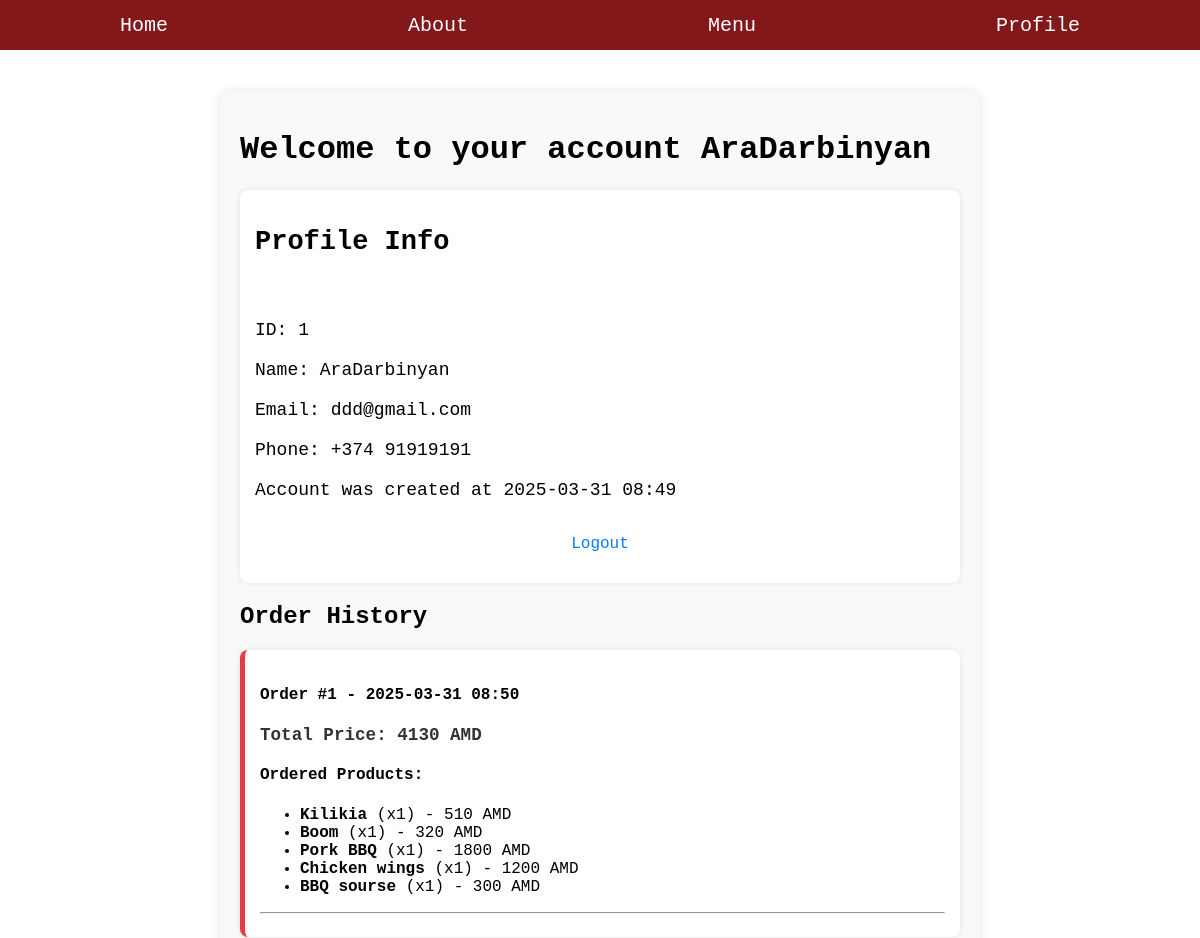
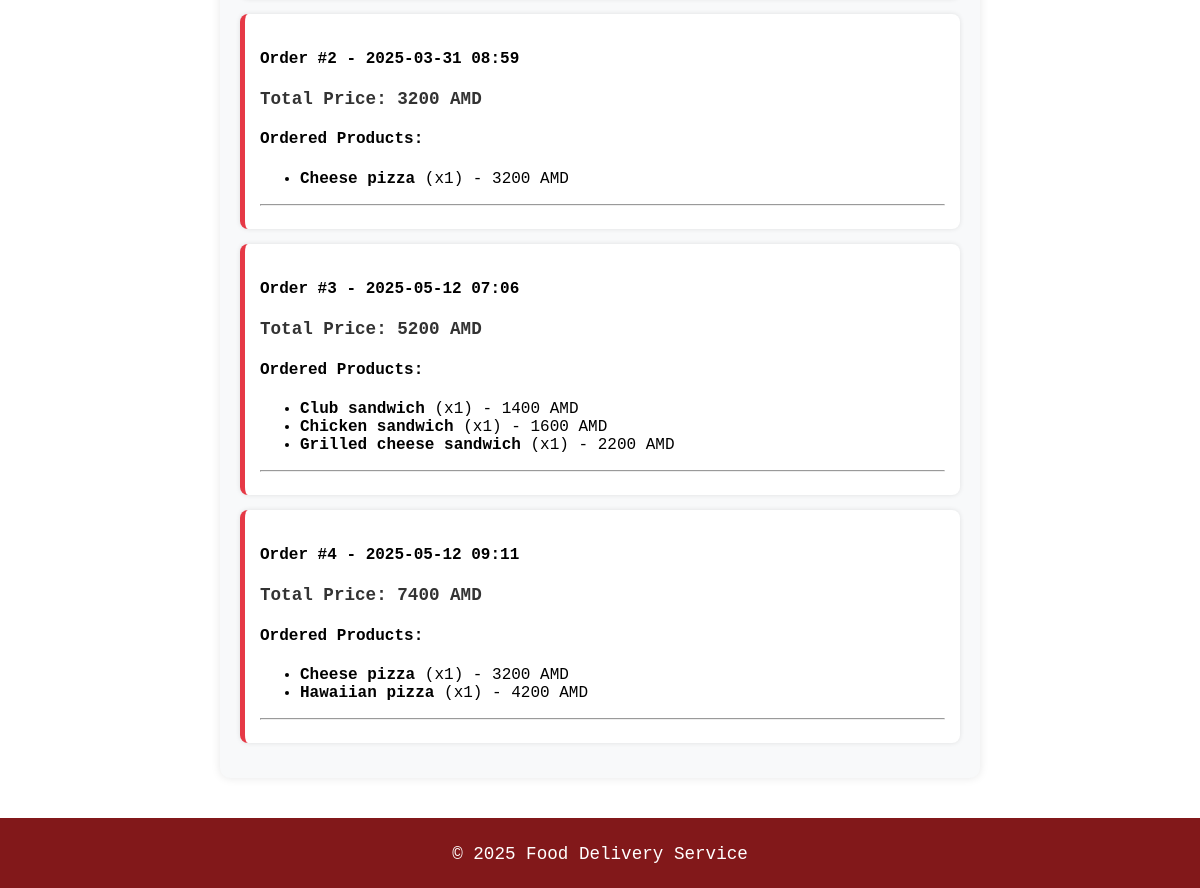
The app's page /profile/ (signed in) with its own data (2 pictures, top to bottom).
### models.py (models this page shows, shortened)
class Customer(db.Model, UserMixin):
    __tablename__ = 'Customer'
    id = db.Column(db.Integer, primary_key=True)
    name = db.Column(db.String(80), nullable=False)
    email = db.Column(db.String(80), nullable=False)
    phone = db.Column(db.String(80), nullable=False)
    password = db.Column(db.String(80), nullable=False)
    created_at = db.Column(db.DateTime, default=datetime.utcnow)

class Product(db.Model):
    __tablename__ = 'Product'
    id = db.Column(db.Integer, primary_key=True)
    name = db.Column(db.String(80), nullable=False)
    category = db.Column(db.String(80), nullable=False)
    description = db.Column(db.String(120))
    price = db.Column(db.Integer, nullable=False)
    image_path = db.Column(db.String(80), nullable=False)

### app.py (the view)
@app.route('/profile/', methods=['GET', 'POST'])
@login_required
def profile():
    if current_user.is_authenticated:
        customer = Customer.query.filter_by(id=current_user.id).first()
        past_carts = Cart.query.filter_by(customer_id=current_user.id, ordered=True).all()
        if not past_carts:
            flash("You have no past orders.", "info")
        orders = []
        for cart in past_carts:
            cart_products = CartProduct.query.filter_by(cart_id=cart.id).all()
            products = [{
                "name": Product.query.get(item.product_id).name,
                "quantity": item.quantity,
                "price": Product.query.get(item.product_id).price * item.quantity
            } for item in cart_products]
            order_details = {
                "id": cart.id,
                "created_at": cart.created_at.strftime('%Y-%m-%d %H:%M'),
                "total_price": sum(item["price"] for item in products),
                "products": products
            }
            orders.append(order_details)
        return render_template('profile.html', customer=customer, orders=orders)
    else:
        return redirect(url_for('login'))

### app.py (called while the page is built)
@login_meneger.user_loader
def load_user(user_id):
    return Customer.query.get(int(user_id))

### templates/profile.html (shortened to what this page needs)
{% extends 'base.html' %}
{% block content %}
<div class="profile-container">
    <h1>Welcome to your account {{customer.name}}</h1>
    <div class="profile-info">
        <h2>Profile Info</h2><br><br>
        ID: {{customer.id}} <br></br>
        Name: {{customer.name}} <br></br>
        Email: {{customer.email}} <br></br>
        Phone: {{customer.phone}} <br></br>
        Account was created at {{customer.created_at.strftime('%Y-%m-%d %H:%M')}} <br></br>
        <a href="{{ url_for('logout') }}">Logout</a>
    </div>
    <div class="order-history">
        <h2>Order History</h2>
        {% if orders %}
        {% for order in orders %}
        <div class="order-container">
            <h4>Order #{{ order.id }} - {{ order.created_at }}</h4>
            <p><b>Total Price:</b> {{ order.total_price }} AMD</p>
            <h4>Ordered Products:</h4>
            <ul>
                {% for product in order.products %}
                <li>
                    <b>{{ product.name }}</b> (x{{ product.quantity }}) - {{ product.price }} AMD
                </li>
                {% endfor %}
            </ul>
            <hr>
        </div>
        {% endfor %}
        {% else %}
        <p>You have no orders yet.</p>
        {% endif %}
    </div>
</div>
{% endblock %}

### static/css/style.css (style rules this page uses)
html, body { height: 100%; margin: 0; display: flex; flex-direction: column; font-family: 'Courier New', Courier; }
p { font-size: 1.1em; margin-bottom: 15px; text-align: justify; }
a { display: block; text-align: center; margin-top: 15px; margin-bottom: 15px; font-size: 16px; color: #007bff; text-decoration: none; }
.profile-info { display: block; margin-left: auto; margin-right: auto; align-self: center; }
.profile-container { width: 60%; margin: 40px auto; padding: 20px; background: #f8f9fa; border-radius: 10px; box-shadow: 0px 0px 10px rgba(0, 0, 0, 0.1); }
.profile-info { text-align: left; font-size: 18px; padding: 15px; background: #ffffff; border-radius: 8px; box-shadow: 0px 0px 5px rgba(0, 0, 0, 0.1); }
.order-history { margin-top: 20px; }
.order-container { background: #ffffff; padding: 15px; margin-bottom: 15px; border-left: 5px solid #e63946; border-radius: 8px; box-shadow: 0px 0px 5px rgba(0, 0, 0, 0.1); }
.order-container p { font-weight: bold; color: #333; }

### records on screen
Customer: name "AraDarbinyan", id "1", email "ddd@gmail.com", phone "+374 91919191", created_at "2025-03-31 08:49"
Product: name "Kilikia", quantity "1", price "510"
Product: name "Boom", quantity "1", price "320"
Product: name "Pork BBQ", quantity "1", price "1800"
Product: name "Chicken wings", quantity "1", price "1200"
Product: name "BBQ sourse", quantity "1", price "300"
Product: name "Cheese pizza", quantity "1", price "3200"
Product: name "Club sandwich", quantity "1", price "1400"
Product: name "Chicken sandwich", quantity "1", price "1600"
Product: name "Grilled cheese sandwich", quantity "1", price "2200"
Product: name "Hawaiian pizza", quantity "1", price "4200"

### other values on screen
{{ order.id }} "1" "2" "3" "4"
{{ order.created_at }} "2025-03-31 08:50" "2025-03-31 08:59" "2025-05-12 07:06" "2025-05-12 09:11"
{{ order.total_price }} "4130" "3200" "5200" "7400"
